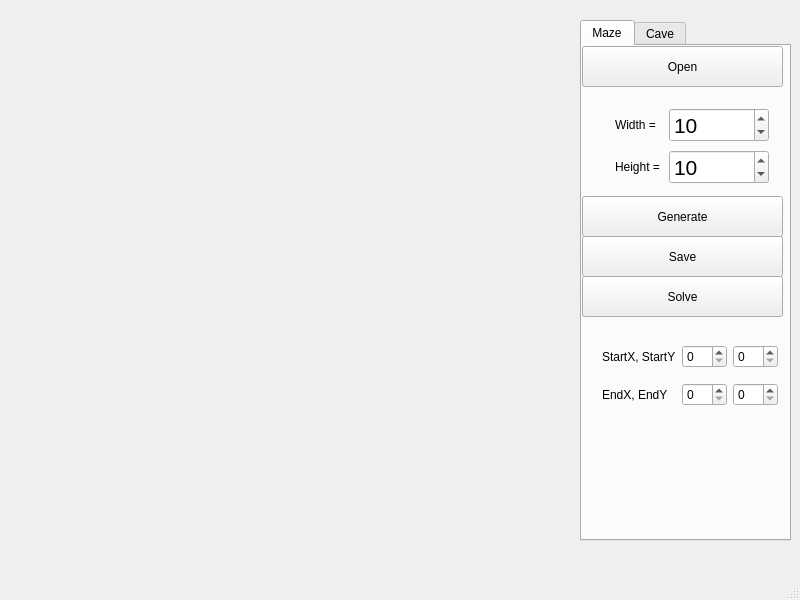
<?xml version="1.0" encoding="UTF-8"?>
<ui version="4.0">
 <class>MainWindow</class>
 <widget class="QMainWindow" name="MainWindow">
  <property name="geometry">
   <rect>
    <x>0</x>
    <y>0</y>
    <width>800</width>
    <height>600</height>
   </rect>
  </property>
  <property name="windowTitle">
   <string>MainWindow</string>
  </property>
  <widget class="QWidget" name="centralwidget">
   <widget class="QTabWidget" name="tabWidget">
    <property name="geometry">
     <rect>
      <x>580</x>
      <y>20</y>
      <width>211</width>
      <height>521</height>
     </rect>
    </property>
    <property name="currentIndex">
     <number>0</number>
    </property>
    <widget class="QWidget" name="tabWidgetMaze_3">
     <attribute name="title">
      <string>Maze</string>
     </attribute>
     <widget class="QPushButton" name="pushbutton_open_maze">
      <property name="geometry">
       <rect>
        <x>0</x>
        <y>0</y>
        <width>201</width>
        <height>41</height>
       </rect>
      </property>
      <property name="text">
       <string>Open</string>
      </property>
     </widget>
     <widget class="QPushButton" name="pushbutton_save_maze">
      <property name="geometry">
       <rect>
        <x>0</x>
        <y>190</y>
        <width>201</width>
        <height>41</height>
       </rect>
      </property>
      <property name="text">
       <string>Save</string>
      </property>
     </widget>
     <widget class="QWidget" name="gridLayoutWidget_2">
      <property name="geometry">
       <rect>
        <x>30</x>
        <y>60</y>
        <width>160</width>
        <height>80</height>
       </rect>
      </property>
      <layout class="QGridLayout" name="gridLayout_3">
       <item row="2" column="1">
        <widget class="QSpinBox" name="spinBox_y">
         <property name="sizePolicy">
          <sizepolicy hsizetype="Minimum" vsizetype="Preferred">
           <horstretch>0</horstretch>
           <verstretch>0</verstretch>
          </sizepolicy>
         </property>
         <property name="maximumSize">
          <size>
           <width>100</width>
           <height>50</height>
          </size>
         </property>
         <property name="font">
          <font>
           <pointsize>16</pointsize>
          </font>
         </property>
         <property name="minimum">
          <number>4</number>
         </property>
         <property name="maximum">
          <number>50</number>
         </property>
         <property name="value">
          <number>10</number>
         </property>
        </widget>
       </item>
       <item row="2" column="0">
        <widget class="QLabel" name="label_3">
         <property name="sizePolicy">
          <sizepolicy hsizetype="Fixed" vsizetype="Fixed">
           <horstretch>0</horstretch>
           <verstretch>0</verstretch>
          </sizepolicy>
         </property>
         <property name="text">
          <string>Height =</string>
         </property>
        </widget>
       </item>
       <item row="1" column="0">
        <widget class="QLabel" name="label_4">
         <property name="sizePolicy">
          <sizepolicy hsizetype="Fixed" vsizetype="Fixed">
           <horstretch>0</horstretch>
           <verstretch>0</verstretch>
          </sizepolicy>
         </property>
         <property name="layoutDirection">
          <enum>Qt::LeftToRight</enum>
         </property>
         <property name="text">
          <string>Width =</string>
         </property>
        </widget>
       </item>
       <item row="1" column="1">
        <widget class="QSpinBox" name="spinBox_x">
         <property name="sizePolicy">
          <sizepolicy hsizetype="Minimum" vsizetype="Preferred">
           <horstretch>0</horstretch>
           <verstretch>0</verstretch>
          </sizepolicy>
         </property>
         <property name="maximumSize">
          <size>
           <width>100</width>
           <height>50</height>
          </size>
         </property>
         <property name="font">
          <font>
           <pointsize>16</pointsize>
           <strikeout>false</strikeout>
           <kerning>false</kerning>
          </font>
         </property>
         <property name="layoutDirection">
          <enum>Qt::LeftToRight</enum>
         </property>
         <property name="minimum">
          <number>4</number>
         </property>
         <property name="maximum">
          <number>50</number>
         </property>
         <property name="value">
          <number>10</number>
         </property>
        </widget>
       </item>
      </layout>
     </widget>
     <widget class="QPushButton" name="pushbutton_generate">
      <property name="geometry">
       <rect>
        <x>0</x>
        <y>150</y>
        <width>201</width>
        <height>41</height>
       </rect>
      </property>
      <property name="text">
       <string>Generate</string>
      </property>
     </widget>
     <widget class="QPushButton" name="pushbutton_solve">
      <property name="geometry">
       <rect>
        <x>0</x>
        <y>230</y>
        <width>201</width>
        <height>41</height>
       </rect>
      </property>
      <property name="text">
       <string>Solve</string>
      </property>
     </widget>
     <widget class="QWidget" name="gridLayoutWidget">
      <property name="geometry">
       <rect>
        <x>20</x>
        <y>290</y>
        <width>176</width>
        <height>80</height>
       </rect>
      </property>
      <layout class="QGridLayout" name="gridLayout">
       <item row="0" column="2">
        <widget class="QSpinBox" name="startYspinBox"/>
       </item>
       <item row="1" column="1">
        <widget class="QSpinBox" name="endXspinBox"/>
       </item>
       <item row="1" column="2">
        <widget class="QSpinBox" name="endYspinBox"/>
       </item>
       <item row="0" column="1">
        <widget class="QSpinBox" name="startXspinBox"/>
       </item>
       <item row="0" column="0">
        <widget class="QLabel" name="label">
         <property name="text">
          <string>StartX, StartY</string>
         </property>
        </widget>
       </item>
       <item row="1" column="0">
        <widget class="QLabel" name="label_2">
         <property name="text">
          <string>EndX, EndY</string>
         </property>
        </widget>
       </item>
      </layout>
     </widget>
    </widget>
    <widget class="QWidget" name="tabWidgetCave_2">
     <attribute name="title">
      <string>Cave</string>
     </attribute>
     <widget class="QPushButton" name="pushbutton_open_cave">
      <property name="geometry">
       <rect>
        <x>30</x>
        <y>10</y>
        <width>171</width>
        <height>41</height>
       </rect>
      </property>
      <property name="text">
       <string>Open</string>
      </property>
     </widget>
     <widget class="QPushButton" name="pushbutton_save_cave">
      <property name="geometry">
       <rect>
        <x>30</x>
        <y>50</y>
        <width>171</width>
        <height>41</height>
       </rect>
      </property>
      <property name="text">
       <string>Save</string>
      </property>
     </widget>
    </widget>
   </widget>
   <widget class="QWidget" name="layoutWidget">
    <property name="geometry">
     <rect>
      <x>0</x>
      <y>0</y>
      <width>551</width>
      <height>551</height>
     </rect>
    </property>
    <layout class="QVBoxLayout" name="verticalLayout_2"/>
   </widget>
  </widget>
  <widget class="QStatusBar" name="statusbar"/>
 </widget>
 <resources/>
 <connections/>
</ui>
